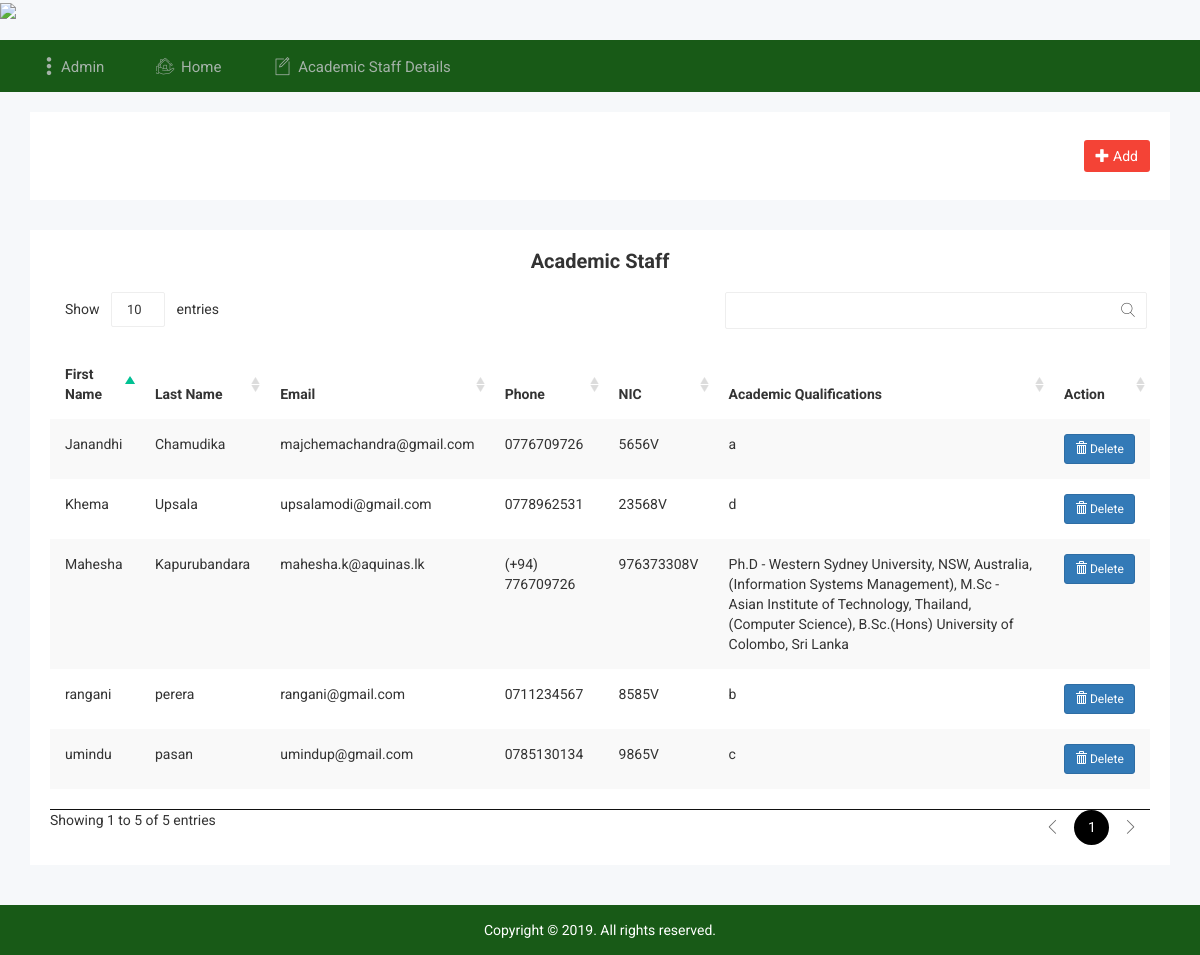
The page /Admin/lecturers.php on the database its author committed.
### tables this page shows
CREATE TABLE `user` (
  `id` int(11) NOT NULL,
  `fname` varchar(255) NOT NULL,
  `lname` varchar(255) NOT NULL,
  `email` varchar(255) NOT NULL,
  `phone` varchar(255) NOT NULL,
  `NIC` varchar(11) NOT NULL,
  `password` varchar(255) NOT NULL,
  `qualify` varchar(500) NOT NULL,
  `role` int(11) NOT NULL DEFAULT '1'
);

### Admin/lecturers.php (the view, shortened to what this page needs)
<!doctype html>
<html class="no-js" lang="">
<?php
include('db/dbcon.php');
?>
<head>
    <link rel="stylesheet" href="css/bootstrap.min.css">
    <link rel="stylesheet" href="css/font-awesome.min.css">
    <link rel="stylesheet" href="css/owl.carousel.css">
    <link rel="stylesheet" href="css/owl.theme.css">
    <link rel="stylesheet" href="css/owl.transitions.css">
    <link rel="stylesheet" href="css/meanmenu/meanmenu.min.css">
    <link rel="stylesheet" href="css/animate.css">
    <link rel="stylesheet" href="css/normalize.css">
    <link rel="stylesheet" href="css/wave/waves.min.css">
    <link rel="stylesheet" href="css/wave/button.css">
    <link rel="stylesheet" href="css/scrollbar/jquery.mCustomScrollbar.min.css">
    <link rel="stylesheet" href="css/notika-custom-icon.css">
    <link rel="stylesheet" href="css/jquery.dataTables.min.css">
    <link rel="stylesheet" href="css/main.css">
    <link rel="stylesheet" href="style.css">
    <link rel="stylesheet" href="css/responsive.css">
</head>
<body>
        <div id="top">
          <img src="https://www.aquinas.lk/file/2019/09/aquinas_logo2.png" style="width: 100%">
        </div>
        <br>
              <div class="container-fluid" style="background-color: #185a17;">
                  <div class="row">
                      <div class="col-lg-12 col-md-12 col-sm-12 col-xs-12">
                          <ul class="nav nav-tabs notika-menu-wrap menu-it-icon-pro">
                              <li><a data-toggle="tab" href="#log" style="color: #a4b2a8;"><i class="notika-icon notika-menu"></i>Admin</a>
                              </li>
                              <li><a href="index.php" style="color: #a4b2a8;"><i class="notika-icon notika-house"></i> Home</a>
                              </li>
                              <li><a href="lecturers.php" style="color: #a4b2a8;"><i class="notika-icon notika-edit"></i> Academic Staff Details</a>
                              </li>
                          </ul>
                      </div>
                  </div>
              </div>
<br>
	<div class="breadcomb-area">
		<div class="container">
			<div class="row">
				<div class="col-lg-12 col-md-12 col-sm-12 col-xs-12">
					<div class="breadcomb-list">
						<div class="row">
							<div class="col-lg-6 col-md-6 col-sm-6 col-xs-12">
              </div>
							<div class="col-lg-6 col-md-6 col-sm-6 col-xs-3">
								<div class="breadcomb-report">
                  <a href="#add" data-toggle="modal">
                  <button class="btn btn-danger notika-btn-danger"><span class="glyphicon glyphicon-plus"></span> Add</button>
                  </a>
                </div>
							</div>
						</div>
					</div>
				</div>
			</div>
		</div>
	</div>
  <?php
    $sql = "SELECT * FROM user where role = '1'";
    $lec = $db->query($sql);
?>
    <div class="data-table-area">
        <div class="container">
            <div class="row">
                <div class="col-lg-12 col-md-12 col-sm-12 col-xs-12">
                    <div class="data-table-list">
                        <div class="basic-tb-hd">
                            <h2 class="text-center">Academic Staff</h2>
                        </div>
                        <div class="table-responsive">
                            <table id="data-table-basic" class="table table-striped">
                                <thead>
                                  <tr>
                                      <th>First Name</th>
                                      <th>Last Name</th>
                                      <th>Email</th>
                                      <th>Phone</th>
                                      <th>NIC</th>
                                      <th>Academic Qualifications</th>
                                      <th>Action</th>
                                  </tr>
                                </thead>
                                <tbody>
                                  <?php while ($lc = mysqli_fetch_assoc($lec)) {
                                    $id = $lc['id'];
                                    ?>
                                      <tr>
                                      <td><?= $lc['fname']; ?></td>
                                      <td><?= $lc['lname']; ?></td>
                                      <td><?= $lc['email']; ?></td>
                                      <td><?= $lc['phone']; ?></td>
                                      <td><?= $lc['NIC']; ?></td>
                                      <td><?= $lc['qualify']; ?></td>
                                      <td>
                                        <a href="#delete<?php echo $id;?>" data-toggle="modal">
                                          <button type='button' class='btn btn-primary btn-sm'>
                                            <span class='glyphicon glyphicon-trash' aria-hidden='true'></span> Delete</button>
                                          </a>
                                        </td>
                                    </tr>
                                  <?php } ?>
                                </tbody>
                            </table>
                        </div>
                    </div>
                </div>
            </div>
        </div>
    </div>
    <?php include 'include/footer.php'; ?>
</body>
</html>

### Admin/include/footer.php
<div class="footer-copyright-area">
    <div class="container">
        <div class="row">
            <div class="col-lg-12 col-md-12 col-sm-12 col-xs-12">
                <div class="footer-copy-right">
                    <p>Copyright © 2019. All rights reserved.</p>
                </div>
            </div>
        </div>
    </div>
</div>

### Admin/css/wave/button.css (style rules this page uses)
.btn-default.notika-btn-default, .btn-info.notika-btn-info, .btn-primary.notika-btn-primary, .btn-success.notika-btn-success, .btn-warning.notika-btn-warning, .btn-danger.notika-btn-danger { box-shadow: 0 2px 5px rgba(0,0,0,.16), 0 2px 10px rgba(0,0,0,.12); border:none; outline:none !important; border-radius:2px; font-size:14px; }
.btn-danger.notika-btn-danger, .btn-danger.danger-icon-notika { background-color: #F44336 !important; }

### Admin/css/main.css (style rules this page uses)
html { color: #222; font-size: 1em; line-height: 1.4; }
audio, canvas, iframe, img, svg, video { vertical-align: middle; }

### rows shown on the page
user: fname "Mahesha", lname "Kapurubandara", email "mahesha.k@aquinas.lk", phone "(+94) 776709726", NIC "976373308V", qualify "Ph.D - Western Sydney University, NSW, Australia, (Information Systems Management), M.Sc - Asian Institute of Technology, Thailand, (Computer Science), B.Sc.(Hons) University of Colombo, Sri Lanka"
user: fname "Janandhi", lname "Chamudika", email "majchemachandra@gmail.com", phone "0776709726", NIC "5656V", qualify "a"
user: fname "rangani", lname "perera", email "rangani@gmail.com", phone "0711234567", NIC "8585V", qualify "b"
user: fname "umindu", lname "pasan", email "umindup@gmail.com", phone "0785130134", NIC "9865V", qualify "c"
user: fname "Khema", lname "Upsala", email "upsalamodi@gmail.com", phone "0778962531", NIC "23568V", qualify "d"
